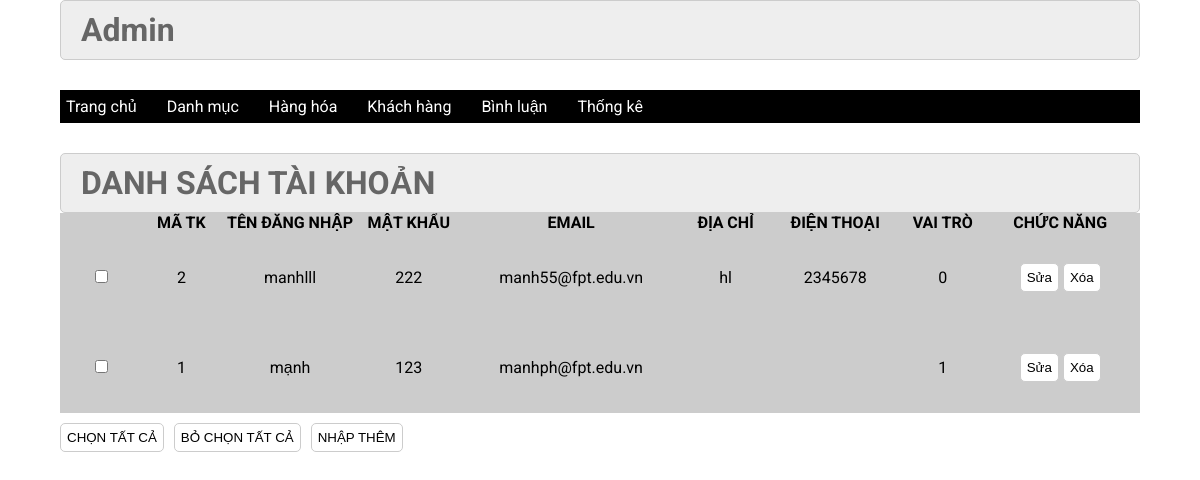
Screenshot of /duanmau2024/admin/index.php?act=dskh with the database file from the repository.
### tables this page shows
CREATE TABLE `taikhoan` (
  `id` int(11) NOT NULL,
  `user` varchar(50) NOT NULL,
  `pass` varchar(50) NOT NULL,
  `email` varchar(255) NOT NULL,
  `address` varchar(255) DEFAULT NULL,
  `tel` varchar(20) DEFAULT NULL,
  `role` int(11) NOT NULL DEFAULT 0
);

### duanmau2024/model/pdo.php (called while the page is built, shortened)
<?php
function pdo_get_connection(){
    $dburl = "mysql:host=localhost;dbname=duanmau2023;charset=utf8";
    $username = 'root';
    $password = '';
    $conn = new PDO($dburl, $username, $password);
    $conn->setAttribute(PDO::ATTR_ERRMODE, PDO::ERRMODE_EXCEPTION);
    return $conn;
}
function pdo_query($sql){
    $sql_args = array_slice(func_get_args(), 1);
    try{
        $conn = pdo_get_connection();
        $stmt = $conn->prepare($sql);
        $stmt->execute($sql_args);
        $rows = $stmt->fetchAll();
        return $rows;
    }
    catch(PDOException $e){
        throw $e;
    }
    finally{
        unset($conn);
    }
}

### duanmau2024/model/taikhoan.php (called while the page is built, shortened)
<?php
function loadall_taikhoan(){
    $sql="select*from taikhoan order by id desc";
    $listtaikhoan=pdo_query($sql);
    return $listtaikhoan;
}
?>

### duanmau2024/admin/taikhoan/list.php (the view, shortened to what this page needs)
<div class="row2">
         <div class="row2 font_title">
          <h1>DANH SÁCH TÀI KHOẢN</h1>
         </div>
         <div class="row2 form_content ">
          <form action="index.php?act=dskh" method="POST">
           <div class="row2 mb10 formds_loai">
           <table>
            <tr>
                <th></th>
                <th>MÃ TK</th>
                <th>TÊN ĐĂNG NHẬP</th>
                <th>MẬT KHẨU</th>
                <th>EMAIL</th>
                <th>ĐỊA CHỈ</th>
                <th>ĐIỆN THOẠI</th>
                <th>VAI TRÒ</th>
                <th>CHỨC NĂNG</th>
            </tr>
            <?php
            foreach($listtaikhoan as $taikhoan){
                extract($taikhoan);
                $suatk="index.php?act=suatk&id=".$id;
                $xoatk="index.php?act=xoatk&id=".$id;
                echo
                '<tr>
                <td><input type="checkbox" name="" id=""></td>
                <td>'.$id.'</td>
                <td>'.$user.'</td>
                <td>'.$pass.'</td>
                <td>'.$email.'</td>
                <td>'.$address.'</td>
                <td>'.$tel.'</td>
                <td>'.$role.'</td>
                <td><a href="'.$suatk.'"><input type="button" value="Sửa"></a> <a href="'.$xoatk.'"><input type="button" value="Xóa"></a></td>
                </tr>';
            }
            ?>
           </table>
           </div>
           <div class="row mb10 ">
         <input class="mr20" type="button" value="CHỌN TẤT CẢ">
         <input  class="mr20" type="button" value="BỎ CHỌN TẤT CẢ">
<a href="admin.html"> <input  class="mr20" type="button" value="NHẬP THÊM"></a>
           </div>
          </form>
         </div>
        </div>
    </div>

### duanmau2024/view/css/css.css (style rules this page uses)
:root { --white-color:#fff; --black-color:#000; --text-color:#333; }
* { margin:0; padding:0; box-sizing:border-box; }
body { font-family:'Roboto', sans-serif; }
.row { display:flex; width:100%; }
.row2 { float:left; width:100%; }
.mb10 { margin-bottom:10px; }
form { text-align:center; }
.form_account input[type="reset"], .form_account input[type="submit"], .form_content input[type="submit"], .form_content input[type="reset"], .form_content input[type="button"] { padding:6px; background:white; border:1px solid #CCC; border-radius:5px; }
.font_title { background-color:#EEE; border:1px #CCC solid; color:#666; border-radius:5px; padding:10px 20px; }
.mr20 { margin-right:10px; }
.formds_loai table { width:100%; border-collapse:collapse; background-color:#ccc; padding:20px; }
.formds_loai table td { padding:10px 20px; border:1px #ccc solid; padding:30px; }

### rows the page displays
taikhoan: id "2", user "manhlll", pass "222", email "manh55@fpt.edu.vn", address "hl", tel "2345678", role "0"
taikhoan: id "1", user "mạnh", pass "123", email "manhph@fpt.edu.vn", role "1"
